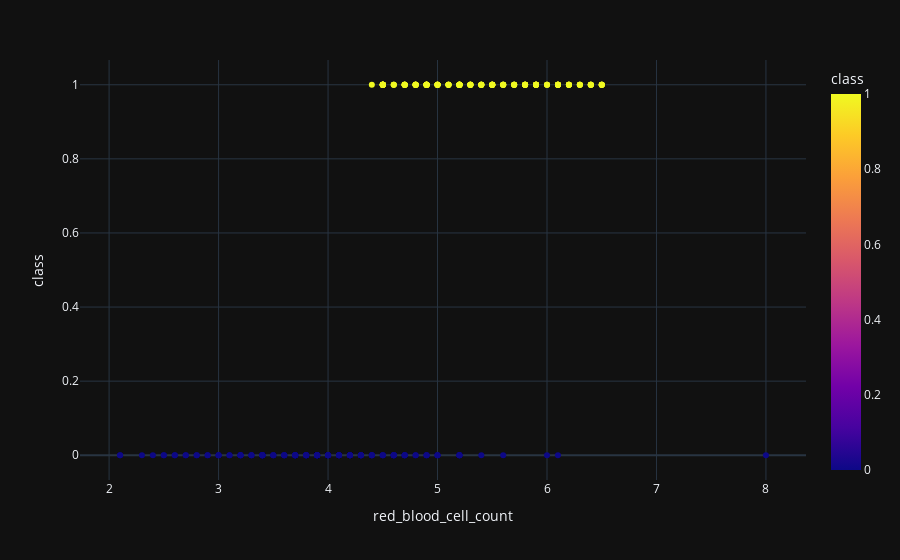

Write notebook code for a chart like this one.
### Code cell
scatter_plot('red_blood_cell_count',"class")

### Figure 1 — Plotly figure (JSON) as saved in the notebook; plotly's stock layout.template omitted (floating-point values rounded to 4 significant figures; data arrays with more than 128 entries replaced by an {"elided": "..."} marker saying what was removed)
{"data": [{"hovertemplate": "red_blood_cell_count=%{x}<br>class=%{marker.color}<extra></extra>", "legendgroup": "", "marker": {"color": {"elided": "400 int values"}, "coloraxis": "coloraxis", "symbol": "circle"}, "mode": "markers", "name": "", "orientation": "v", "showlegend": false, "type": "scatter", "x": {"elided": "400 float values"}, "xaxis": "x", "y": {"elided": "400 int values"}, "yaxis": "y"}], "layout": {"autosize": true, "coloraxis": {"colorbar": {"title": {"text": "class"}}, "colorscale": [[0, "#0d0887"], [0.1111, "#46039f"], [0.2222, "#7201a8"], [0.3333, "#9c179e"], [0.4444, "#bd3786"], [0.5556, "#d8576b"], [0.6667, "#ed7953"], [0.7778, "#fb9f3a"], [0.8889, "#fdca26"], [1, "#f0f921"]]}, "legend": {"tracegroupgap": 0}, "margin": {"t": 60}, "xaxis": {"anchor": "y", "autorange": true, "domain": [0, 1], "range": [1.751, 8.349], "title": {"text": "red_blood_cell_count"}, "type": "linear"}, "yaxis": {"anchor": "x", "autorange": true, "domain": [0, 1], "range": [-0.07743, 1.077], "title": {"text": "class"}, "type": "linear"}}}
